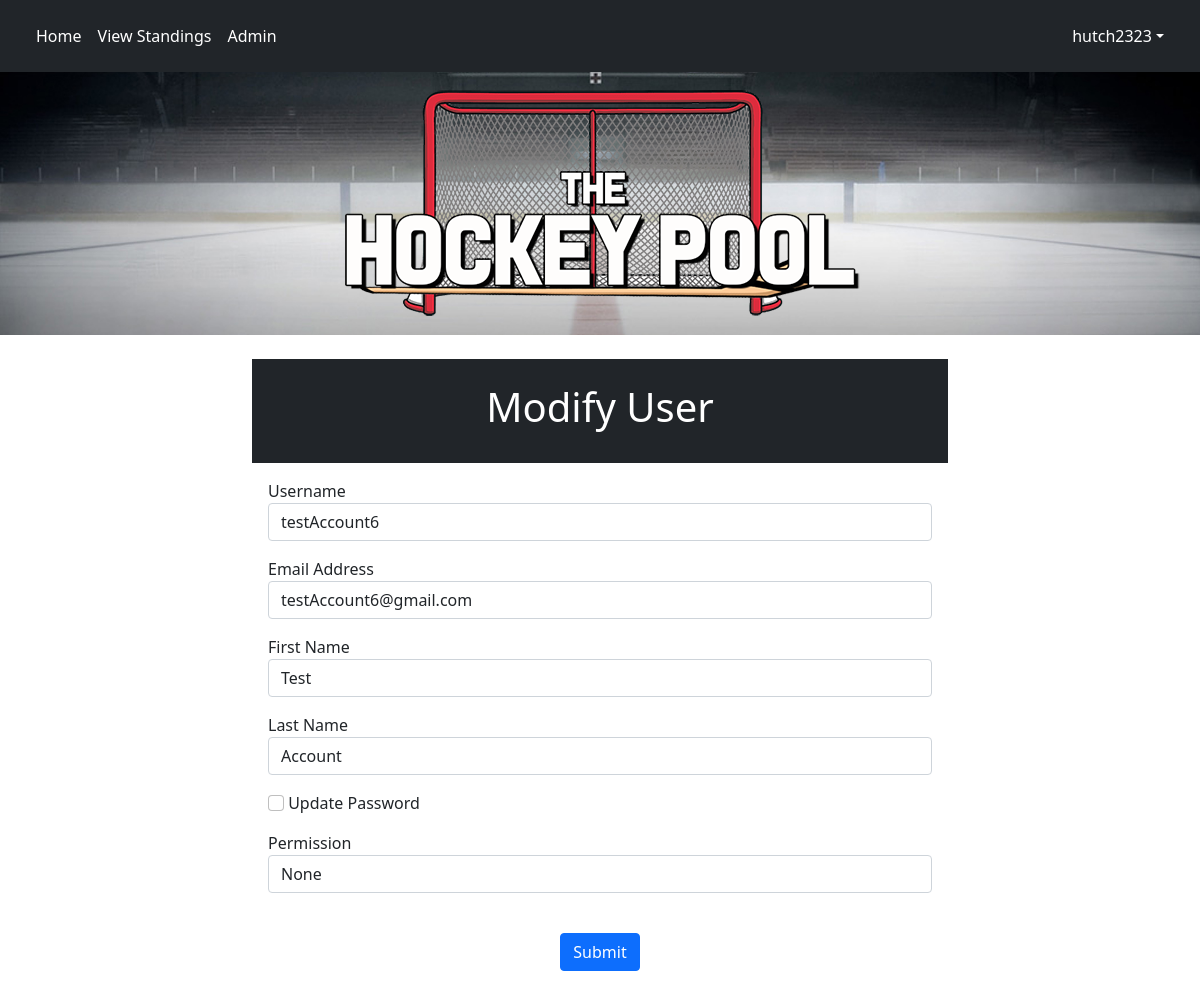
/modifyUser/testAccount6 (signed in), run on the app's committed database.
### tables this page shows
CREATE TABLE "poolTeams" (
	"teamID"	INTEGER NOT NULL,
	"teamName"	varchar(40) NOT NULL,
	"username"	varchar(30) NOT NULL,
	"player1"	INTEGER NOT NULL,
	"player2"	INTEGER NOT NULL,
	"player3"	INTEGER NOT NULL,
	"player4"	INTEGER NOT NULL,
	"player5"	INTEGER NOT NULL,
	"player6"	INTEGER NOT NULL,
	"player7"	INTEGER NOT NULL,
	"player8"	INTEGER NOT NULL,
	"player9"	INTEGER NOT NULL,
	"player10"	INTEGER NOT NULL,
	"player11"	INTEGER NOT NULL,
	"player12"	INTEGER NOT NULL,
	"player13"	INTEGER NOT NULL,
	"player14"	INTEGER NOT NULL,
	"player15"	INTEGER NOT NULL,
	"player16"	INTEGER NOT NULL,
	"player17"	INTEGER NOT NULL,
	"player18"	INTEGER NOT NULL,
	"player19"	INTEGER NOT NULL,
	"player20"	INTEGER NOT NULL,
	"player21"	INTEGER NOT NULL,
	"teamLogo"	TEXT NOT NULL,
	CONSTRAINT "poolTeams-fk-player15" FOREIGN KEY("player15") REFERENCES "players"("playerID"),
	CONSTRAINT "poolTeams-fk-player6" FOREIGN KEY("player6") REFERENCES "players"("playerID"),
	CONSTRAINT "poolTeams-fk-player11" FOREIGN KEY("player11") REFERENCES "players"("playerID"),
	CONSTRAINT "poolTeams-fk-player1" FOREIGN KEY("player1") REFERENCES "players"("playerID"),
	CONSTRAINT "poolTeams-fk-player3" FOREIGN KEY("player3") REFERENCES "players"("playerID"),
	CONSTRAINT "poolTeams-fk-player12" FOREIGN KEY("player12") REFERENCES "players"("playerID"),
	CONSTRAINT "poolTeams-fk-player20" FOREIGN KEY("player20") REFERENCES "players"("playerID"),
	CONSTRAINT "poolTeams-fk-users" FOREIGN KEY("username") REFERENCES "users"("username"),
	CONSTRAINT "poolTeams-fk-player13" FOREIGN KEY("player13") REFERENCES "players"("playerID"),
	CONSTRAINT "poolTeams-fk-player14" FOREIGN KEY("player14") REFERENCES "players"("playerID"),
	CONSTRAINT "poolTeams-fk-player18" FOREIGN KEY("player18") REFERENCES "players"("playerID"),
	CONSTRAINT "poolTeams-fk-player10" FOREIGN KEY("player10") REFERENCES "players"("playerID"),
	CONSTRAINT "poolTeams-fk-player9" FOREIGN KEY("player9") REFERENCES "players"("playerID"),
	CONSTRAINT "poolTeams-fk-player2" FOREIGN KEY("player2") REFERENCES "players"("playerID"),
	CONSTRAINT "poolTeams-fk-player5" FOREIGN KEY("player5") REFERENCES "players"("playerID"),
	CONSTRAINT "poolTeams-fk-player7" FOREIGN KEY("player7") REFERENCES "players"("playerID"),
	CONSTRAINT "poolTeams-fk-player19" FOREIGN KEY("player19") REFERENCES "players"("playerID"),
	CONSTRAINT "poolTeams-fk-player21" FOREIGN KEY("player21") REFERENCES "players"("playerID"),
	CONSTRAINT "poolTeams-fk-player4" FOREIGN KEY("player4") REFERENCES "players"("playerID"),
	CONSTRAINT "poolTeams-fk-player8" FOREIGN KEY("player8") REFERENCES "players"("playerID"),
	PRIMARY KEY("teamID" AUTOINCREMENT),
	CONSTRAINT "poolTeams-fk-player17" FOREIGN KEY("player17") REFERENCES "players"("playerID"),
	CONSTRAINT "poolTeams-fk-player16" FOREIGN KEY("player16") REFERENCES "players"("playerID")
);

CREATE TABLE "users" (
	"username"	varchar(30) NOT NULL,
	"password"	char(60) NOT NULL,
	"firstName"	varchar(50) NOT NULL,
	"lastName"	varchar(50) NOT NULL,
	"emailAddress"	varchar(255) NOT NULL, permission TEXT,
	PRIMARY KEY("username")
);

### application.py (the view)
@app.route("/modifyUser/<username>")
def modifyUser(username):
    if ("permission" in session) and (session["permission"] == "admin"):
        db.connect()
        user = db.getUserInfo(username)
        return render_template("modifyUser.html", userToModify=user, username=getUserInfo(),
                               permission=getUserPermission(), userTeamID=getUserTeamID())
    elif "username" in session:
        if session["username"] == username:
            db.connect()
            user = db.getUserInfo(session["username"])
            return render_template("modifyUser.html", userToModify=user, username=getUserInfo(),
                                   permission=getUserPermission(), userTeamID=getUserTeamID())
    return redirect(url_for('index'))

### application.py (called while the page is built)
def userTeam():
    while (True):
        try:
            db.connect()
            username = None
            teamInPool = False
            if "username" in session:
                username = session["username"]
                if (db.checkForUserInPool(username)):
                    teamInPool = True
            return teamInPool
        except sqlite3.ProgrammingError:
            db.close()

def getUserTeamID():
    while (True):
        try:
            db.connect()
            username = None
            teamID = None
            if(userTeam()):
                username = session["username"]
                teamID = db.getUserPoolTeamID(username)
            return teamID
        except sqlite3.ProgrammingError:
            db.close()

def getUserInfo():
    username = None
    if "username" in session:
        username = session["username"]
    return username

def getUserPermission():
    permission = None
    if "permission" in session:
        permission = session["permission"]
    return permission

### db.py (called while the page is built, shortened)
def connect():
    global conn

def getUserInfo(username):
    sql = '''Select * from users
                    where username = ?'''
    try:
        with closing(conn.cursor()) as c:
            c.execute(sql, (username,))
            results = c.fetchall()
            for row in results:
                user = User(username=row[0], password=row[1], firstName=row[2], lastName=row[3], emailAddress=row[4],
                            permission=row[5])
            return user
    except sqlite3.OperationalError as e:
        print("Error: Database could not be read. Program closing")
        print(e)

def checkForUserInPool(username):
    sql = '''Select * from poolTeams
                        where username = ?'''
    try:
        with closing(conn.cursor()) as c:
            c.execute(sql, (username,))
            results = c.fetchone()
            if (results):
                return True
            else:
                return False
    except sqlite3.OperationalError as e:
        print("Error: Database could not be read. Program closing")
        print(e)

def getUserPoolTeamID(username):
    sql = '''Select teamID from poolTeams
                        where username = ?'''
    try:
        with closing(conn.cursor()) as c:
            c.execute(sql, (username,))
            result = c.fetchone()
            return result[0]
    except sqlite3.OperationalError as e:
        print("Error: Database could not be read. Program closing")
        print(e)

### templates/modifyUser.html (shortened to what this page needs)
{% extends "base.html" %}
{% block content %}
    <div id="heading" class="mt-4 p-4 bg-dark text-white">
      <h1 class="text-center">Modify User</h1>
    </div>
    <form class="p-3" method="POST">
      <div class="form-group pb-3">
        <label for="userName">Username</label>
        <input
          type="text"
          class="form-control"
          id="userName"
          name="userName"
          {% if 'userName' in form %}
              value="{{form['userName']}}"
          {% else %}
            value="{{userToModify.username}}"
          {% endif %}
        />
      </div>
      <div class="form-group pb-3">
        <label for="email">Email Address</label>
        <input
          type="email"
          class="form-control"
          id="email"
          name="email"
          {% if 'email' in form %}
              value="{{form['email']}}"
          {% else %}
            value="{{userToModify.emailAddress}}"
          {% endif %}
        />
      </div>
      <div class="form-group pb-3">
        <label for="firstName">First Name</label>
        <input
          type="text"
          class="form-control"
          id="firstName"
          name="firstName"
          {% if 'firstName' in form %}
            value="{{form['firstName']}}"
          {% else %}
            value="{{userToModify.firstName}}"
          {% endif %}
        />
      </div>
      <div class="form-group pb-3">
        <label for="lastName">Last Name</label>
        <input
          type="text"
          class="form-control"
          id="lastName"
          name="lastName"
          {% if 'lastName' in form %}
            value="{{form['lastName']}}"
          {% else %}
            value="{{userToModify.lastName}}"
          {% endif %}
        />
      </div>
      <div class="form-group pb-3" style="margin: auto">
        <input class="form-check-input" type="checkbox" value="" id="updatePassword" name="updatePassword">
        <label class="form-check-label" for="updatePassword">
          Update Password
        </label>
      </div>
      {% if permission == "admin" %}
        <div class="form-group pb-3">
          <label for="permission">Permission</label>
          <input
            type="text"
            class="form-control"
            id="permission"
            name="permission"
            {% if 'permission' in form %}
              value="{{form['permission']}}"
            {% else %}
              value="{{userToModify.permission}}"
            {% endif %}
            />
        </div>
      {% endif %}
      <br />
      <div class="form-group pb-3 text-center"><button id="submit" type="submit" class="btn btn-primary">Submit</button></div>
    </form>
{% endblock %}

### templates/base.html (shortened to what this page needs)
<!DOCTYPE html>
<html>
  <head>
    <link
      rel="stylesheet"
      href="https://cdn.jsdelivr.net/npm/bootstrap@5.1.2/dist/css/bootstrap.min.css" rel="stylesheet"/>
    <link
      rel="stylesheet"
      href="https://stackpath.bootstrapcdn.com/font-awesome/4.7.0/css/font-awesome.min.css"
/>
      <link rel="stylesheet" type="text/css" href="{{ url_for('static', filename='css/styles.css') }}">
  </head>
  <body>
    <nav class="navbar navbar-expand-sm p-3 bg-dark text-white">
      <div class="container-fluid">
        <ul class="navbar-nav w-100">
          <li class="nav-item mr-auto">
            <a class="nav-link text-white" href="{{ url_for('index') }}">Home</a>
          </li>
          <li class="nav-item">
            <a class="nav-link text-white" href="{{ url_for('teamStandings') }}">View Standings</a>
          </li>
            {% if username is none %}
                <div class="collapse navbar-collapse bg-dark" id="">
                    <ul class="navbar-nav me-auto mb-2 mb-lg-0">
                    </ul>
                    <ul class="navbar-nav">
                        <li class="nav-item dropdown">
                            <a class="nav-link text-white" href="{{ url_for('login') }}">Login/Sign Up</a>
                        </li>
                    </ul>
                </div>
            {% else %}
                {% if permission == "admin" %}
                    <li class="nav-item">
                        <a class="nav-link text-white" href="{{ url_for('admin') }}">Admin</a>
                    </li>
                {% endif %}
            <div class="collapse navbar-collapse bg-dark" id="navbarContent">
                <ul class="navbar-nav">
                    <li class="nav-item dropdown">
                        <a class="nav-link dropdown-toggle text-white" href="#" id="navbarDropdown" role="button" data-bs-toggle="dropdown" aria-expanded="false">
                            {{ username }}</a>
                    </li>
                </ul>
            </div>
            {% endif %}
        </ul>
      </div>
    </nav>
    <div class="text-center" style="background-image: url({{ url_for('static', filename='images/banner-bg.jpg')}}); background-position: center; background-repeat: no-repeat; background-size: cover;">
        <img class="img-fluid" src="{{ url_for('static', filename='images/banner.png')}}">
    </div>
    <div class="container">{% block content %} {% endblock %}</div>
  </body>
</html>

### static/css/styles.css (style rules this page uses)
@media (min-width: 405px) { .navbar-expand-sm .navbar-collapse { display: flex !important; flex-basis: auto; } }
@media (min-width: 405px) { .navbar-expand-sm .navbar-nav { flex-direction: row; } }
@media (min-width: 405px) { .navbar-expand-sm .navbar-nav .nav-link { padding-right: 0.5rem; padding-left: 0.5rem; } }
@media (max-width: 3000px) { .container { max-width: 720px; } }

### data on the page
poolTeams: username "hutch2323"
users: userName "testAccount6", email "testAccount6@gmail.com", firstName "Test", lastName "Account"
